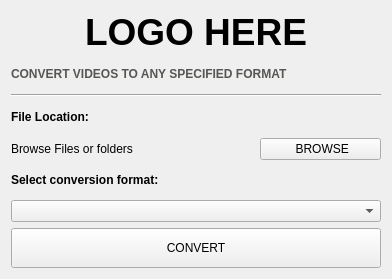
<?xml version="1.0" encoding="UTF-8"?>
<ui version="4.0">
 <class>Form</class>
 <widget class="QWidget" name="Form">
  <property name="geometry">
   <rect>
    <x>0</x>
    <y>0</y>
    <width>392</width>
    <height>279</height>
   </rect>
  </property>
  <property name="windowTitle">
   <string>Form</string>
  </property>
  <layout class="QGridLayout" name="gridLayout">
   <item row="3" column="0" colspan="2">
    <widget class="QLabel" name="label_4">
     <property name="text">
      <string>&lt;html&gt;&lt;head/&gt;&lt;body&gt;&lt;p&gt;&lt;span style=&quot; font-weight:600;&quot;&gt;File Location:&lt;/span&gt;&lt;/p&gt;&lt;/body&gt;&lt;/html&gt;</string>
     </property>
    </widget>
   </item>
   <item row="0" column="0" colspan="3">
    <widget class="QLabel" name="label">
     <property name="text">
      <string>&lt;html&gt;&lt;head/&gt;&lt;body&gt;&lt;p align=&quot;center&quot;&gt;&lt;span style=&quot; font-size:28pt; font-weight:600;&quot;&gt;LOGO HERE&lt;/span&gt;&lt;/p&gt;&lt;/body&gt;&lt;/html&gt;</string>
     </property>
    </widget>
   </item>
   <item row="5" column="0" colspan="2">
    <widget class="QLabel" name="label_7">
     <property name="text">
      <string>&lt;html&gt;&lt;head/&gt;&lt;body&gt;&lt;p&gt;&lt;span style=&quot; font-weight:600;&quot;&gt;Select conversion format:&lt;/span&gt;&lt;/p&gt;&lt;/body&gt;&lt;/html&gt;</string>
     </property>
    </widget>
   </item>
   <item row="1" column="0" colspan="3">
    <widget class="QLabel" name="label_2">
     <property name="text">
      <string>&lt;html&gt;&lt;head/&gt;&lt;body&gt;&lt;p&gt;&lt;span style=&quot; font-weight:600; color:#555753;&quot;&gt;CONVERT VIDEOS TO ANY SPECIFIED FORMAT&lt;/span&gt;&lt;/p&gt;&lt;/body&gt;&lt;/html&gt;</string>
     </property>
    </widget>
   </item>
   <item row="2" column="0" colspan="3">
    <widget class="Line" name="line">
     <property name="orientation">
      <enum>Qt::Horizontal</enum>
     </property>
    </widget>
   </item>
   <item row="4" column="2">
    <widget class="QPushButton" name="btnBrowse">
     <property name="text">
      <string> BROWSE</string>
     </property>
     <property name="icon">
      <iconset>
       <normaloff>Resources/search.png</normaloff>Resources/search.png</iconset>
     </property>
     <property name="iconSize">
      <size>
       <width>12</width>
       <height>12</height>
      </size>
     </property>
    </widget>
   </item>
   <item row="6" column="0" colspan="3">
    <widget class="QComboBox" name="listTypes"/>
   </item>
   <item row="7" column="0" colspan="3">
    <widget class="QPushButton" name="bntConvert">
     <property name="minimumSize">
      <size>
       <width>0</width>
       <height>40</height>
      </size>
     </property>
     <property name="text">
      <string>CONVERT</string>
     </property>
    </widget>
   </item>
   <item row="4" column="0" colspan="2">
    <widget class="QLabel" name="label_3">
     <property name="text">
      <string>Browse Files or folders</string>
     </property>
    </widget>
   </item>
  </layout>
 </widget>
 <resources/>
 <connections/>
</ui>
